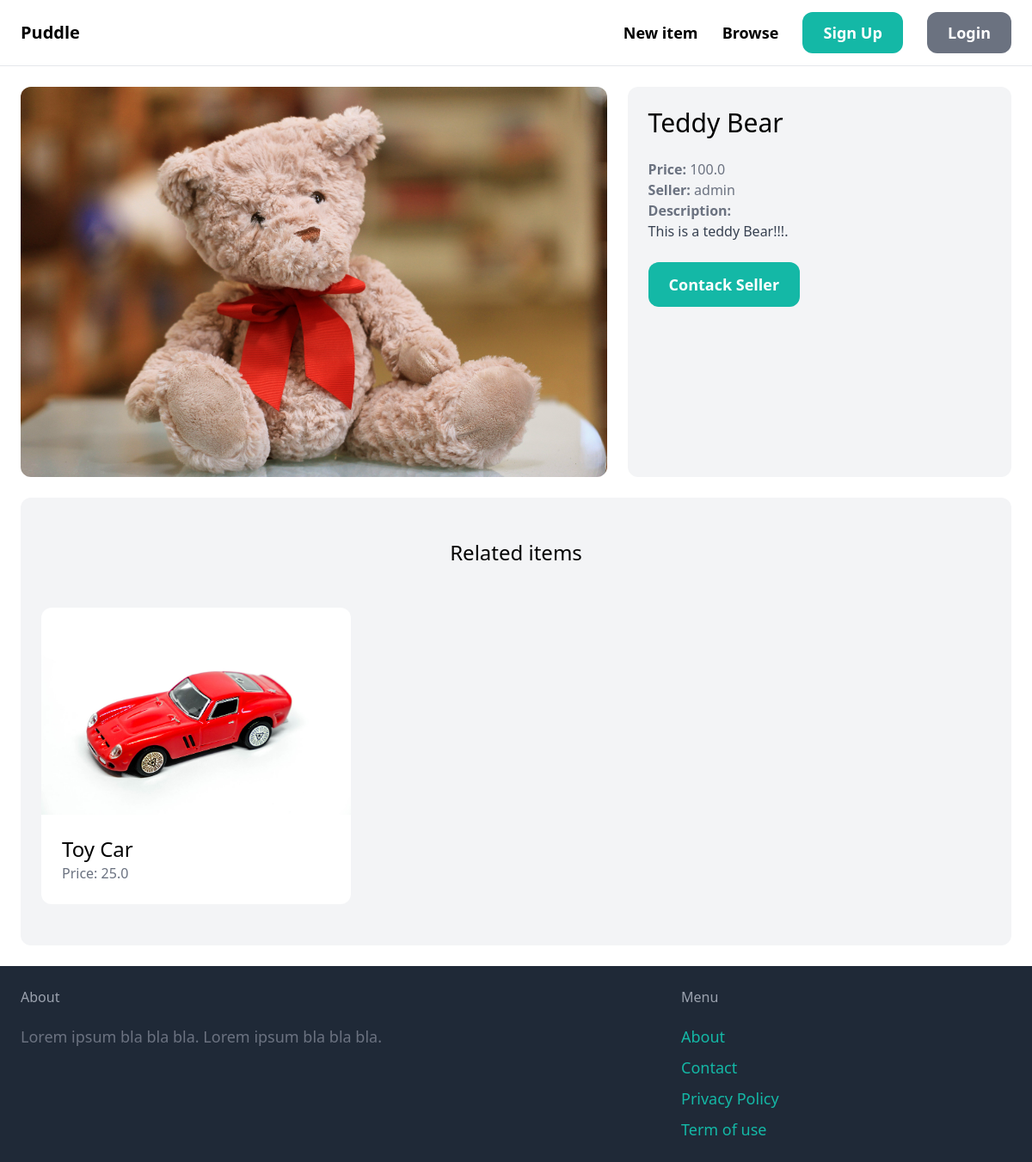
Page /items/1/ on the committed database.
### item/models.py (models this page shows, shortened)
class Item(models.Model):
    category = models.ForeignKey(Category, related_name='items', on_delete=models.CASCADE)
    name = models.CharField(max_length=255)
    description = models.TextField(blank=True, null=True)
    price = models.FloatField()
    image = models.ImageField(upload_to='item_images', blank=True, null=True)
    is_sold =models.BooleanField(default=False)
    created_by = models.ForeignKey(User, related_name='items', on_delete=models.CASCADE)
    created_at = models.DateTimeField(auto_now_add=True)

### item/views.py (the view)
# urls.py: path("<int:pk>/", views.detail, name='detail'),
def detail(request, pk):
    item = get_object_or_404(Item, pk=pk)
    related_items = Item.objects.filter(category=item.category, is_sold=False).exclude(pk=pk)[0:3]
    return render(request, 'item/detail.html', {
        'item': item,
        'related_items': related_items
        })

### item/templates/item/detail.html (shortened to what this page needs)
{% extends "core/base.html" %}
{% block content %}
<div class='grid grid-cols-5 gap-6'>
    <div class='col-span-3'>
        <img src="{{ item.image.url }}" class="rounded-xl">
    </div>
    <div class="col-span-2 p-6 bg-gray-100 rounded-xl">
        <h1 class="mb-6 text-3xl">{{ item.name }}</h3>
        <p class="text-gray-500"><strong>Price: </strong>{{ item.price }}</p>
        <p class="text-gray-500"><strong>Seller: </strong>{{ item.created_by.username }}</p>
        {% if item.description %}
            <p class="text-gray-700">
                <strong class='text-gray-500'>Description: </strong><br>
                {{ item.description }}
            </p>
        {% endif %}
        {% if request.user == item.created_by  %}
            <div class='mt-6 p-6 bg-white rounded-xl'>
                <p>This is your item!</p>
                <a href="{% url 'item:edit' item.id %}" class='inline-block mt-6 px-6 py-3 text-lg font-fontsemibold bg-teal-500 text-white rounded-xl'>Edit</a>
                <a href="{% url 'item:delete' item.id %}" class='inline-block mt-6 px-6 py-3 text-lg font-fontsemibold bg-red-500 text-white rounded-xl'>Delete</a>
            </div>
        {% else %}
            <a href="{% url 'conversation:new' item.id %}" class='inline-block mt-6 px-6 py-3 text-lg font-semibold bg-teal-500 text-white rounded-xl hover:bg-teal-700'>Contack Seller</a>
        {% endif %}
    </div>
</div>
<div class='mt-6 px-6 py-12 bg-gray-100 rounded-xl'>
    <h3 class='mb-12 text-2xl text-center'>Related items</h3>
    <div class='grid grid-cols-3 gap-3'>
        {% for item in related_items %}
            <div>
                <a href="{% url 'item:detail' item.id %}">
                    <div>
                        <img src="{{ item.image.url }}" class="rounded-t-xl"  />
                    </div>
                    <div class="p-6 bg-white rounded-b-xl">
                        <h2 class='text-2xl'>{{ item.name }}</h2>
                        <p class='text-gray-500'>Price: {{ item.price }}</p>
                    </div>
                </a>
            </div>
        {% endfor %}
    </div>
</div>
{% endblock content %}

### rows in the picture
Item: image (picture), name "Teddy Bear", price "100.0", created_by.username "admin", description "This is a teddy Bear!!!."
Item: image (picture), name "Toy Car", price "25.0"
